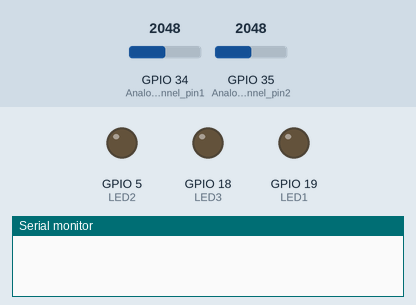
Simulated run of this sketch. Board: ESP32. Shown: output pins drawn as LEDs (lit = HIGH), the last lines printed to the serial monitor. Inputs (shaded band) come from the test bench; at power-on: GPIO 34 (Analog_channel_pin1) = 2048, GPIO 35 (Analog_channel_pin2) = 2048. WiFi joins after 1.5 s; servers stay silent unless stated.

Above: at 17.5 s.
At 37.5 s:
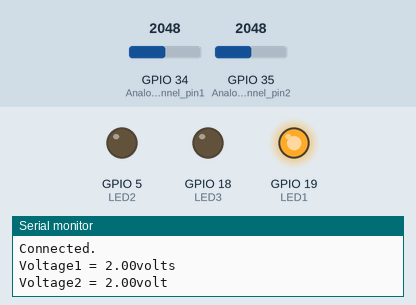
At 44.5 s:
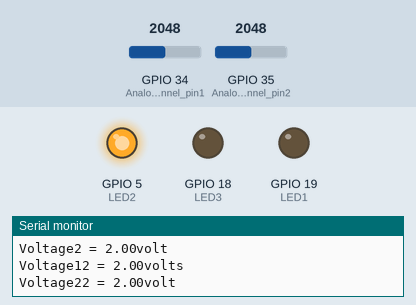
At 51.5 s:
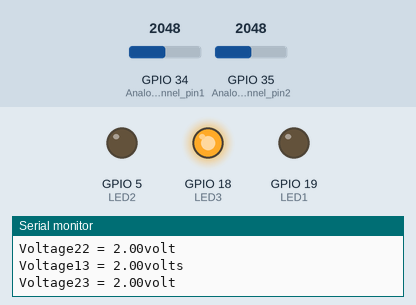
Timing chart, 0 to 66.7 s (numbered marks = the images above):
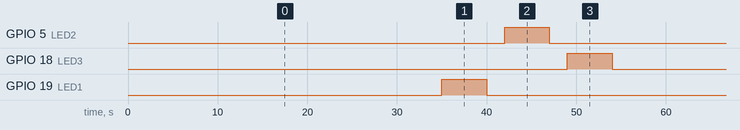

Measured:
- by itself, GPIO 5 (LED2), GPIO 18 (LED3), GPIO 19 (LED1): alternates HIGH for 5.0 s and LOW for 46.3 s

The sketch:

test7.ino
```cpp
#include <WiFi.h>
#include "ThingSpeak.h"
const char* ssid =  "Redmi";     // enter your wifi name
const char* password =  "1234567a";      // enter your wifi password
WiFiClient  client;

unsigned long myChannelNumber = 6;
const char * myWriteAPIKey = "55CD8TN8QTN5DELH";

// Timer variables
unsigned long lastTime = 0;
unsigned long timerDelay = 30000;

const int Analog_channel_pin1= 34;
const int Analog_channel_pin2= 35;

int LED2 = 5;
int LED3 = 18;
int LED1 = 19;
int ADC_VALUE1 = 0;
int ADC_VALUE2 = 0;

void setup() {
  Serial.begin(115200);
  pinMode(LED1, OUTPUT);
  pinMode(LED2, OUTPUT);
  pinMode(LED3, OUTPUT);
  Serial.begin(115200);  //Initialize serial

  WiFi.mode(WIFI_STA);

  ThingSpeak.begin(client);  // Initialize ThingSpeak
}

void loop() {
  if ((millis() - lastTime) > timerDelay) {

    // Connect or reconnect to WiFi
    if(WiFi.status() != WL_CONNECTED){
      Serial.print("Attempting to connect");
      while(WiFi.status() != WL_CONNECTED){
        WiFi.begin(ssid, password);
        delay(5000);
      }
      Serial.println("\nConnected.");
    }
    // Get a new Voltage reading
    ADC_VALUE1 = analogRead(Analog_channel_pin1);
    float voltage1= (ADC_VALUE1 * 5 ) / (4095);
    ADC_VALUE2 = analogRead(Analog_channel_pin2);
    float voltage2= (ADC_VALUE2 * 5 ) / (4095);
    digitalWrite(LED1, HIGH);
    digitalWrite(LED2, LOW);
    digitalWrite(LED3, LOW);
    Serial.print("Voltage1 = ");
    Serial.print(voltage1);
    Serial.println("volts");
    Serial.print("Voltage2 = ");
    Serial.print(voltage2);
    Serial.println("volt");
    // set the fields with the values
    ThingSpeak.setField(1, voltage1);
    //ThingSpeak.setField(1, VoltageF);
    ThingSpeak.setField(2, voltage2);
    delay(5000);
    digitalWrite(LED1, LOW);
    digitalWrite(LED2, LOW);
    digitalWrite(LED3, LOW);
    delay(2000);


    digitalWrite(LED1, LOW);
    digitalWrite(LED2, HIGH);
    digitalWrite(LED3, LOW);
    float voltage12=voltage1;
    float voltage22=voltage2;
    Serial.print("Voltage12 = ");
    Serial.print(voltage12);
    Serial.println("volts");
    Serial.print("Voltage22 = ");
    Serial.print(voltage12);
    Serial.println("volt");
    // set the fields with the values
    ThingSpeak.setField(3, voltage12);
    //ThingSpeak.setField(1, VoltageF);
    ThingSpeak.setField(4, voltage22);
    delay(5000);
    digitalWrite(LED1, LOW);
    digitalWrite(LED2, LOW);
    digitalWrite(LED3, LOW);
    delay(2000);


    digitalWrite(LED1, LOW);
    digitalWrite(LED2, LOW);
    digitalWrite(LED3, HIGH);
    float voltage13=voltage1;
    float voltage23=voltage2;
    Serial.print("Voltage13 = ");
    Serial.print(voltage13);
    Serial.println("volts");
    Serial.print("Voltage23 = ");
    Serial.print(voltage13);
    Serial.println("volt");
    // set the fields with the values
    ThingSpeak.setField(5, voltage13);
    //ThingSpeak.setField(1, VoltageF);
    ThingSpeak.setField(6, voltage23);
    delay(5000);
    digitalWrite(LED1, LOW);
    digitalWrite(LED2, LOW);
    digitalWrite(LED3, LOW);
    delay(2000);


    /*digitalWrite(LED2, HIGH);
    digitalWrite(LED3, HIGH);
    delay(5000);
    digitalWrite(LED1, LOW);
    digitalWrite(LED2, LOW);
    digitalWrite(LED3, LOW);
    delay(5000);


    // set the fields with the values
    ThingSpeak.setField(1, voltage1);
    //ThingSpeak.setField(1, VoltageF);
    ThingSpeak.setField(2, voltage2);
    // Write to ThingSpeak. There are up to 8 fields in a channel, allowing you to store up to 8 different
    // pieces of information in a channel.  Here, we write to field 1. */


    int x = ThingSpeak.writeFields(myChannelNumber, myWriteAPIKey);

    if(x == 200){
      Serial.println("Channel update successful.");
    }
    else{
      Serial.println("Problem updating channel. HTTP error code " + String(x));
    }
    lastTime = millis();
  }

}
```
